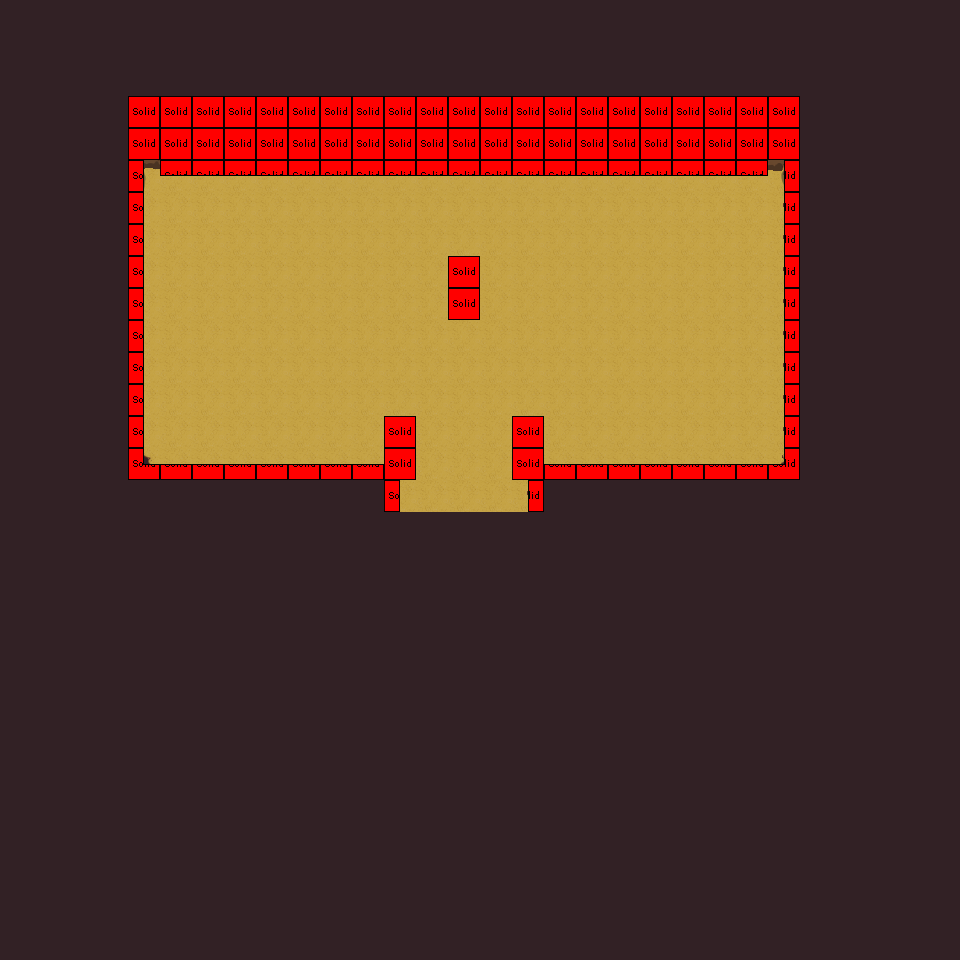

A 2D game scene composited from a Tiled map and its tileset images. What follows is a short description and the map's XML, with each tile layer's data collapsed to a summary:
An orthogonal 30x30 tile map with 32x32 px tiles, 4 tile layers (Sol, Décors, Murs/Bordures, Logic), 3 tilesets and 2 objects (changement, Chest).

<map version="1.2" tiledversion="1.3.2" orientation="orthogonal" renderorder="right-down" compressionlevel="0" width="30" height="30" tilewidth="32" tileheight="32" infinite="0" nextlayerid="6" nextobjectid="3">
 <tileset firstgid="1" source="Terrain final.tsx" />
 <tileset firstgid="136" source="Pnj.tsx" />
 <tileset firstgid="232" source="logicSolid.tsx" />
 <layer id="1" name="Sol" width="30" height="30">
  <data>[900 cells, 900 non-empty, 2 distinct tile ids]</data>
 </layer>
 <layer id="3" name="Décors" width="30" height="30">
  <data>[900 cells, 4 non-empty, 1 distinct tile ids]</data>
 </layer>
 <layer id="2" name="Murs/Bordures" width="30" height="30">
  <data>[900 cells, 99 non-empty, 16 distinct tile ids]</data>
 </layer>
 <layer id="5" name="Logic" width="30" height="30">
  <data>[900 cells, 103 non-empty, 7 distinct tile ids]</data>
 </layer>
 <objectgroup id="4" name="transition" width="30" height="30">
  <object id="1" name="Dj1_RDC_sg" type="changement" x="407" y="452" width="109" height="48">
   <properties>
    <property name="detmap" value="Dj1_RDC_sg" />
    <property name="detx" type="int" value="480" />
    <property name="dety" type="int" value="129" />
   </properties>
  </object>
  <object id="2" name="demonMask" type="Chest" x="445" y="255" width="32" height="96">
   <properties>
    <property name="ID" type="int" value="3" />
   </properties>
  </object>
 </objectgroup>
</map>
